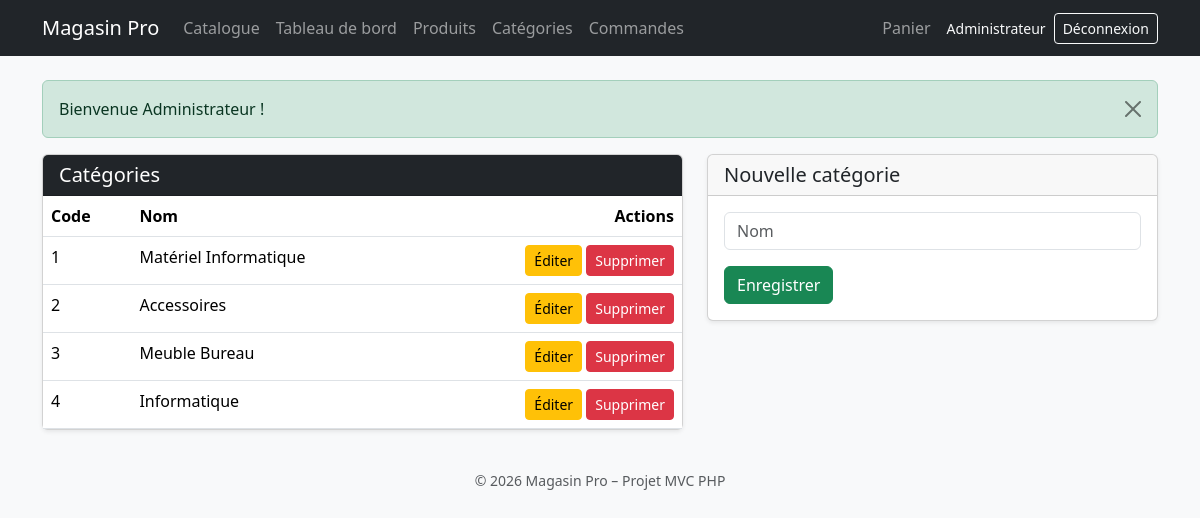
Screenshot of /index.php?controller=categorie&action=index (signed in) with the database file from the repository.
### tables this page shows
CREATE TABLE categorie (
    code INT AUTO_INCREMENT PRIMARY KEY,
    nom  VARCHAR(50) NOT NULL
);

### app/Controllers/Controller.php (called while the page is built, shortened)
<?php
abstract class Controller
{
    protected function render(string $view, array $data = []): void
    {
        $data['user']      = Auth::user();
        $data['cartCount'] = Panier::count();
        $data['flash']     = $this->pullFlash();
        extract($data);
        require '../app/Views/layouts/header.php';
        require '../app/Views/' . $view . '.php';
        require '../app/Views/layouts/footer.php';
    }
    private function pullFlash(): ?array
    {
        $flash = $_SESSION['flash'] ?? null;
        return $flash;
    }
}

### app/Controllers/CategorieController.php (called while the page is built, shortened)
<?php
class CategorieController extends Controller
{
    private CategorieModel $categories;
    public function __construct()
    {
        $this->categories = new CategorieModel();
    }
    public function index(): void
    {
        $edit = isset($_GET['code']) ? $this->categories->find((int) $_GET['code']) : null;
        $this->render('categories/index', [
            'title'      => 'Gestion des catégories',
            'categories' => $this->categories->findAll(),
            'edit'       => $edit,
        ]);
    }
}

### public/index.php (called while the page is built, shortened)
<?php
require '../app/init.php';
$action         = isset($_GET['action']) ? $_GET['action'] : 'index';
$controller = new $className();
$controller->$action();

### app/Models/Model.php (called while the page is built, shortened)
<?php
abstract class Model
{
    protected string $table ;
    protected string $primaryKey;
    protected PDO $db;
    public function __construct()
    {
        $this->db = Database::getInstance()->getConnection();
    }
    public function findAll(): array
    {
        $sql = "SELECT * FROM {$this->table} ORDER BY {$this->primaryKey}";
        return $this->db->query($sql)->fetchAll();
    }
}

### app/init.php (called while the page is built, shortened)
<?php
function e($value): string
{
    return htmlspecialchars((string) $value, ENT_QUOTES, 'UTF-8');
}
function url(string $controller, string $action = 'index', array $params = []): string
{
    return 'index.php?' . http_build_query(['controller' => $controller, 'action' => $action] + $params);
}

### app/Views/categories/index.php (the view, shortened to what this page needs)
<div class="row g-4">
    <div class="col-md-7">
        <div class="card shadow-sm">
            <div class="card-header bg-dark text-white"><h5 class="mb-0">Catégories</h5></div>
            <table class="table table-hover mb-0">
                <thead><tr><th>Code</th><th>Nom</th><th class="text-end">Actions</th></tr></thead>
                <tbody>
                <?php foreach ($categories as $c): ?>
                    <tr>
                        <td><?= e($c['code']) ?></td>
                        <td><?= e($c['nom']) ?></td>
                        <td class="text-end">
                            <a class="btn btn-warning btn-sm" href="<?= e(url('categorie', 'index', ['code' => $c['code']])) ?>">Éditer</a>
                            <form class="d-inline" method="post" action="<?= e(url('categorie', 'delete')) ?>" onsubmit="return confirm('Supprimer cette catégorie ?')">
                                <button class="btn btn-danger btn-sm">Supprimer</button>
                            </form>
                        </td>
                    </tr>
                <?php endforeach; ?>
                </tbody>
            </table>
        </div>
    </div>
    <div class="col-md-5">
        <div class="card shadow-sm">
            <div class="card-header"><h5 class="mb-0"><?= $edit ? 'Modifier la catégorie' : 'Nouvelle catégorie' ?></h5></div>
            <div class="card-body">
                <form method="post" action="<?= e(url('categorie', 'save')) ?>">
                    <input class="form-control mb-3" name="nom" maxlength="50" placeholder="Nom" value="<?= e($edit['nom'] ?? '') ?>">
                    <button class="btn btn-success">Enregistrer</button>
                </form>
            </div>
        </div>
    </div>
</div>

### public/assets/css/style.css (style rules this page uses)
.table th { font-weight: 600; }
.card-header h5 { font-weight: 500; }

### rows the page displays
categorie: code "1", nom "Matériel Informatique"
categorie: code "2", nom "Accessoires"
categorie: code "3", nom "Meuble Bureau"
categorie: code "4", nom "Informatique"

### other values shown
$user['nom'] "Administrateur"
$flash[1] "Bienvenue Administrateur !"
